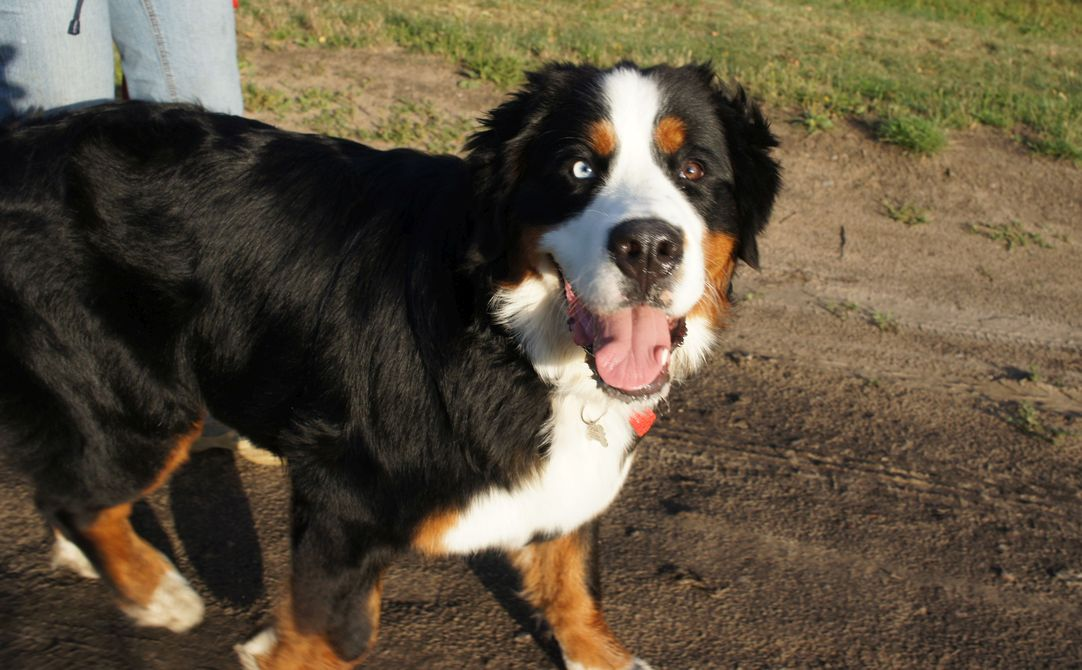
#> input picture joga.jpg, 1082 x 670 px
$ python pies.py
#> lines starting #> are read from the running program, lines starting #| are printed output that depends on the picture; after the words box and inside, x2 and y2 are one past the last pixel; in counts of white or black regions, pixels touching at a corner belong together
import numpy
import random
from PIL import Image, ImageDraw
image = Image.open("joga.jpg").convert("RGBA")
iA = numpy.asarray(image)
w, h = image.size
#> w = 1082; h = 670
cW = int(w/2)
#> cW = 541
cH = int(h/2)
#> cH = 335
t1 = [(0,0), (cW,cH), (w,0)]
#> t1 = [(0, 0), (541, 335), (1082, 0)]
t2 = [(cW,cH), (w,h), (w,0)]
#> t2 = [(541, 335), (1082, 670), (1082, 0)]
t3 = [(cW,cH), (0,h), (w,h)]
t4 = [(0,0),(cW,cH),(0,h)]
mI = Image.new('L', (iA.shape[1], iA.shape[0]), 0)
#> mI: PIL image 1082x670 L; every value is 0
mI2 = Image.new('L', (iA.shape[1], iA.shape[0]), 0)
mI3 = Image.new('L', (iA.shape[1], iA.shape[0]), 0)
mI4 = Image.new('L', (iA.shape[1], iA.shape[0]), 0)
ImageDraw.Draw(mI).polygon(t1, 1, 1)
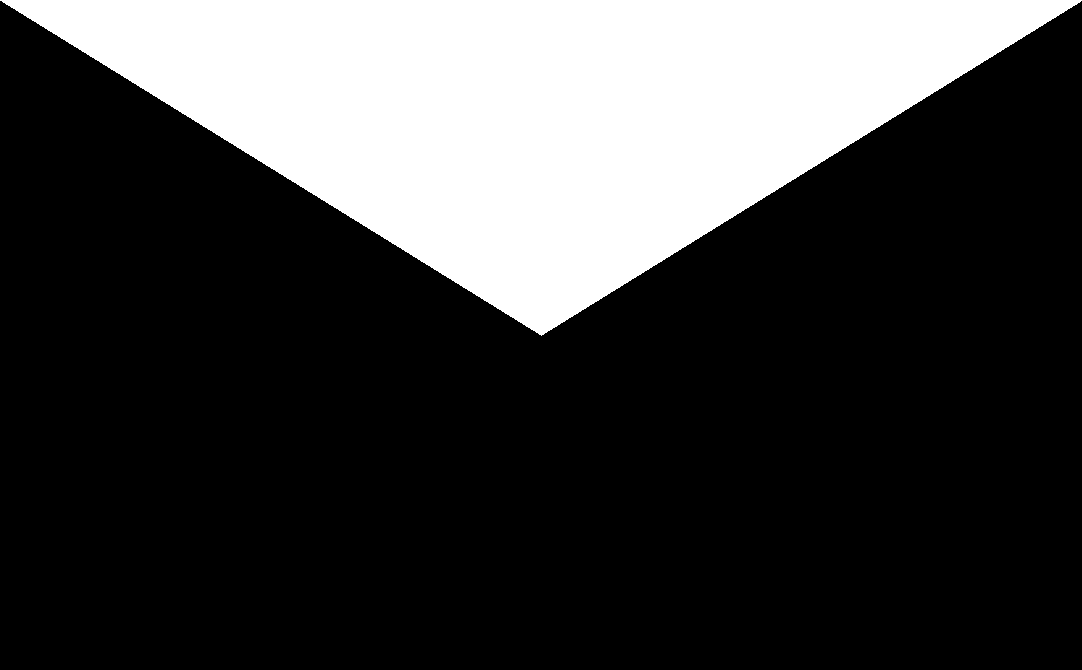
#> mI: PIL image 1082x670 L; values 0 (black) and 1 (white), 25.1% white; 1 white region, box (x1, y1, x2, y2) and area: (0, 0, 1082, 336) 182111
ImageDraw.Draw(mI2).polygon(t2, 1, 1)
#> mI2: PIL image 1082x670 L; values 0 (black) and 1 (white), 25% white; 1 white region, box (x1, y1, x2, y2) and area: (541, 1, 1082, 670) 181235
ImageDraw.Draw(mI3).polygon(t3, 1, 1)
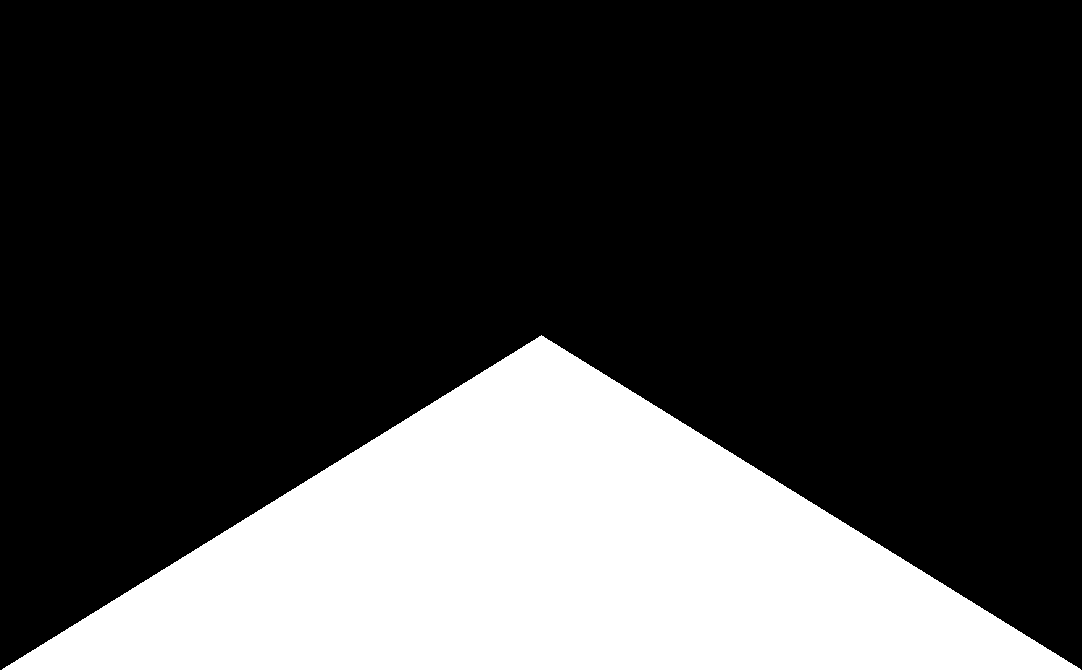
#> mI3: PIL image 1082x670 L; values 0 (black) and 1 (white), 25% white; 1 white region, box (x1, y1, x2, y2) and area: (2, 335, 1081, 670) 181029
ImageDraw.Draw(mI4).polygon(t4, 1, 1)
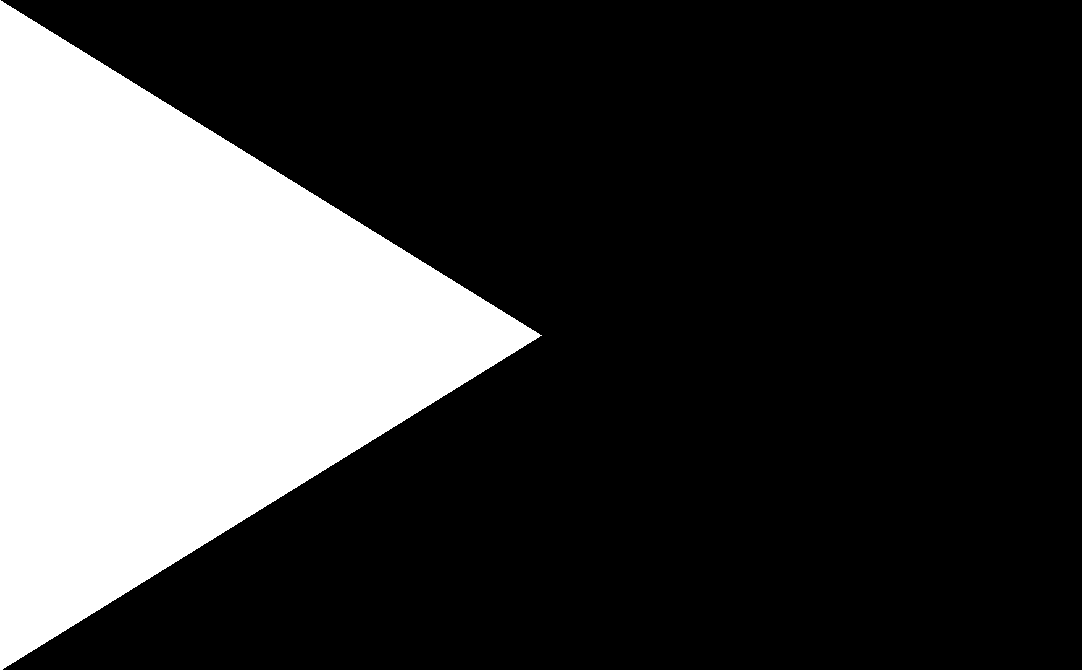
#> mI4: PIL image 1082x670 L; values 0 (black) and 1 (white), 25.1% white; 1 white region, box (x1, y1, x2, y2) and area: (0, 0, 542, 670) 181905
m = numpy.array(mI)
m2 = numpy.array(mI2)
m3 = numpy.array(mI3)
m4 = numpy.array(mI4)
newIA = numpy.empty(iA.shape, 'uint8')
newIA2 = numpy.empty(iA.shape, 'uint8')
newIA3 = numpy.empty(iA.shape, 'uint8')
newIA4 = numpy.empty(iA.shape, 'uint8')
newIA[:,:,:3] = iA[:,:,:3]
newIA2[:,:,:3] = iA[:,:,:3]
newIA3[:,:,:3] = iA[:,:,:3]
newIA4[:,:,:3] = iA[:,:,:3]
newIA[:,:,3] = m* 255
newIA2[:,:,3] = m2 * 255
newIA3[:,:,3] = m3 * 255
newIA4[:,:,3] = m4 * 255
newI = Image.fromarray(newIA, "RGBA")
newI2 = Image.fromarray(newIA2, "RGBA")
newI3 = Image.fromarray(newIA3, "RGBA")
newI4 = Image.fromarray(newIA4, "RGBA")
swapAngle = 180
out = Image.new("RGBA", (w,h), 0)
#> out: PIL image 1082x670 RGBA; every value is 0
choice = random.randint(1,2)
if choice == 1:
	newI = newI.rotate(swapAngle)
	newI3 = newI3.rotate(swapAngle)
	print("1 z 3")
else:
	newI2 = newI2.rotate(swapAngle)
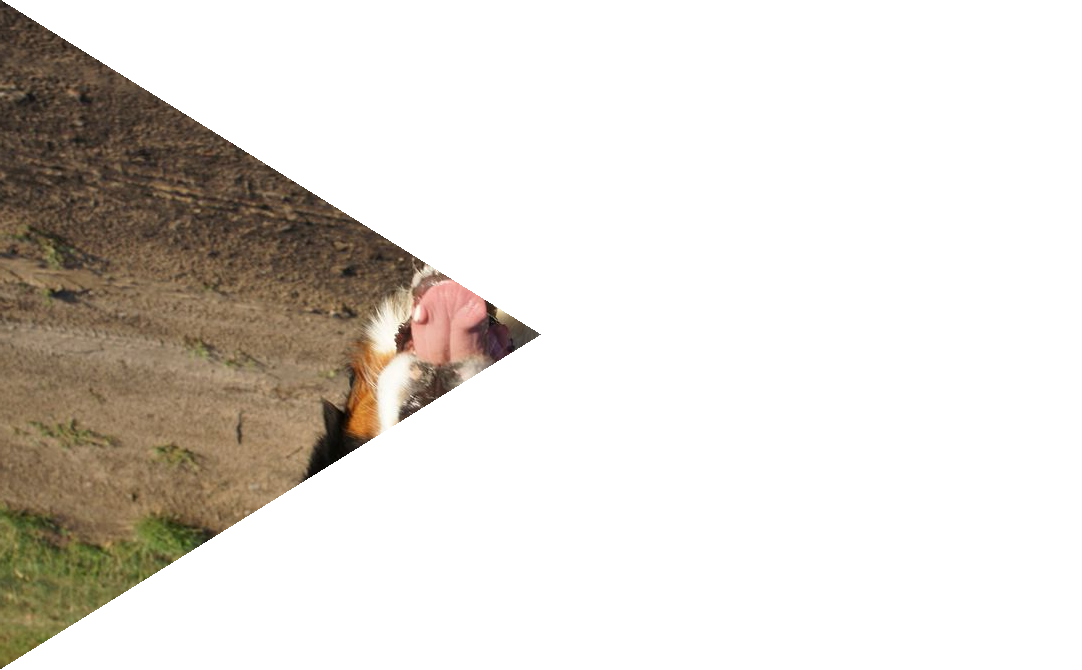
#> newI2: PIL image 1082x670 RGBA; mean R, G, B, A 93.7, 81.7, 62.9, 63.8; transparent parts drawn white
	newI4 = newI4.rotate(swapAngle)
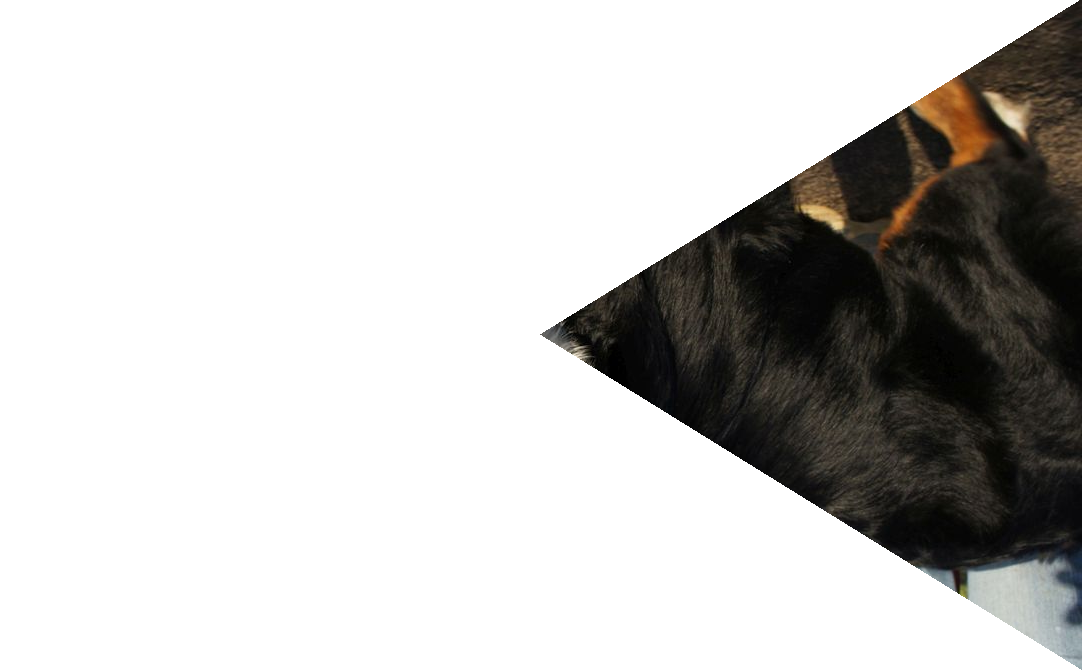
#> newI4: PIL image 1082x670 RGBA; mean R, G, B, A 93.7, 81.7, 62.9, 64; transparent parts drawn white
	print("2 z 4")

out.paste(newI, (0,0))
out.paste(newI2, (0,0), mask=newI2)
out.paste(newI3, (0,0), mask=newI3)
out.paste(newI4, (0,0), mask=newI4)
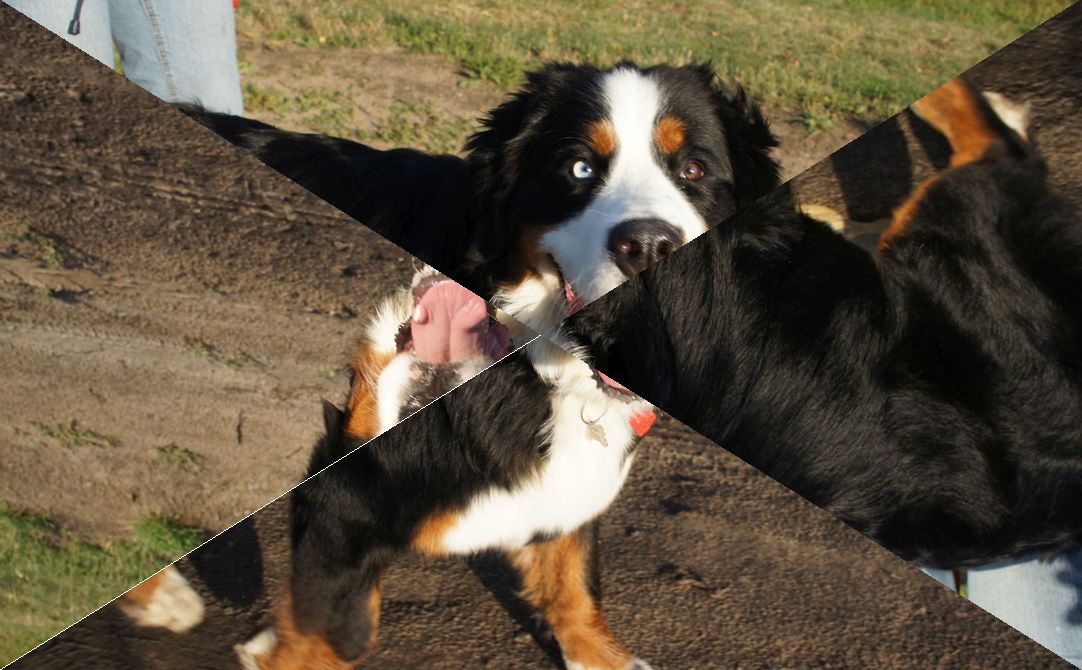
#> out: PIL image 1082x670 RGBA; mean R, G, B, A 93.7, 81.6, 62.9, 254.8; transparent parts drawn white

out.save("out.png", format="PNG")
